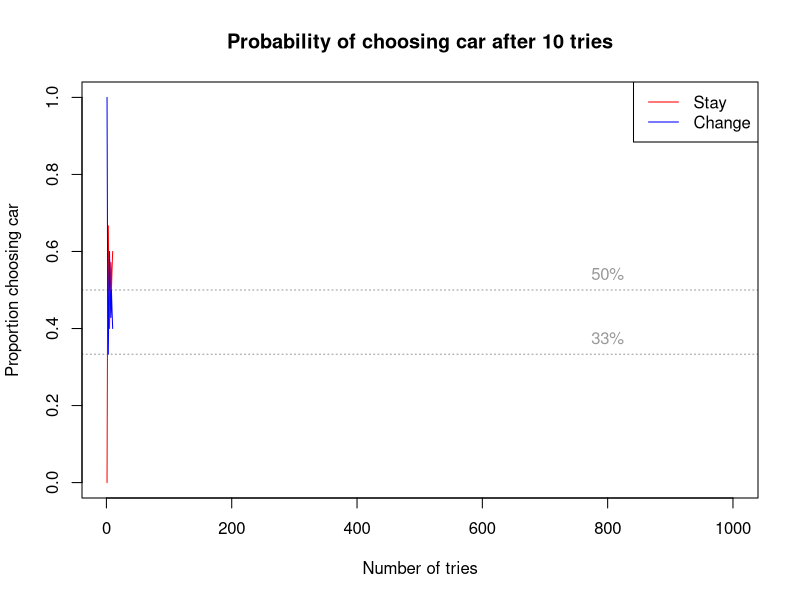
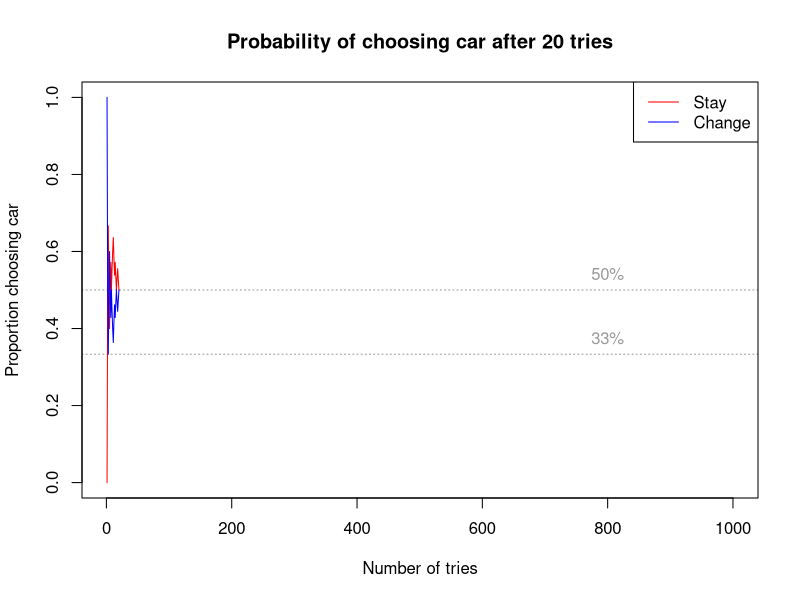
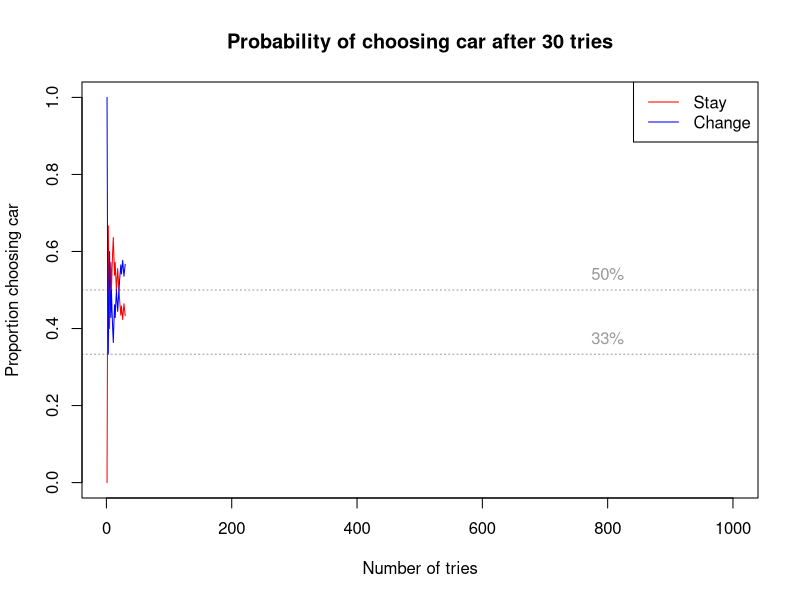
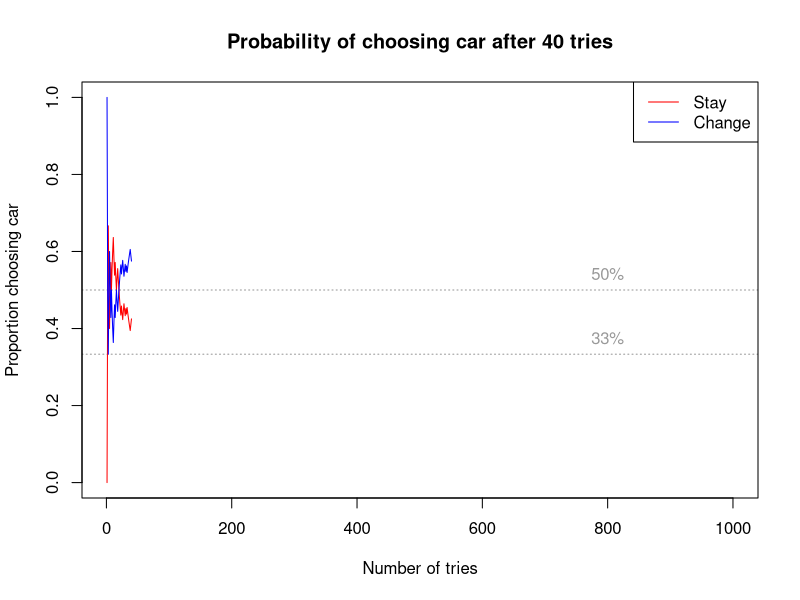
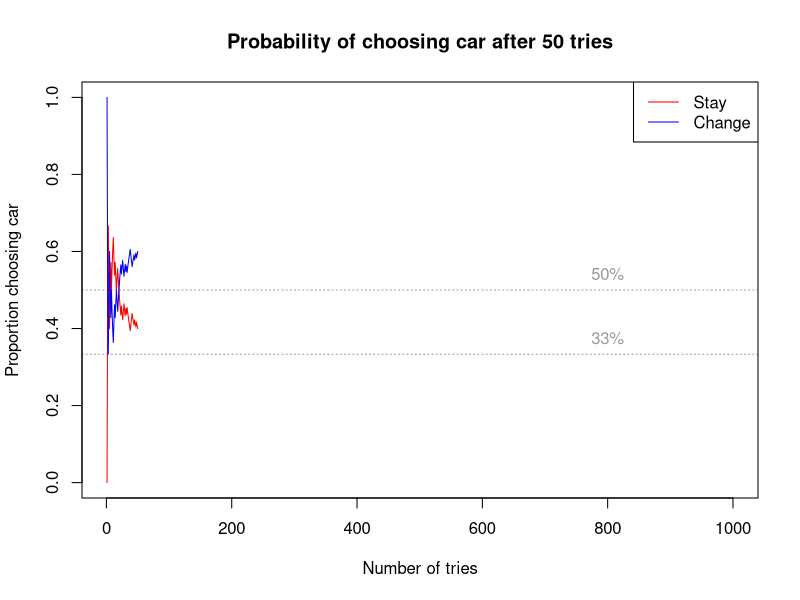
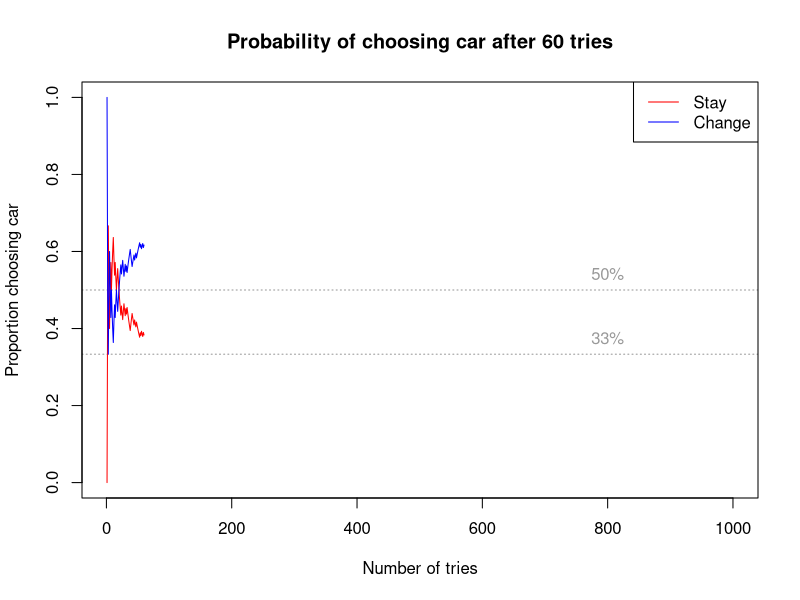
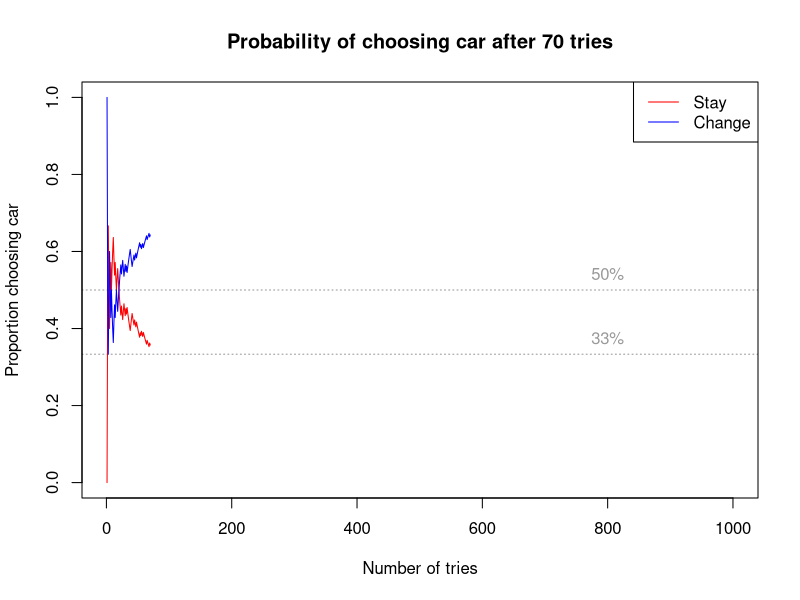
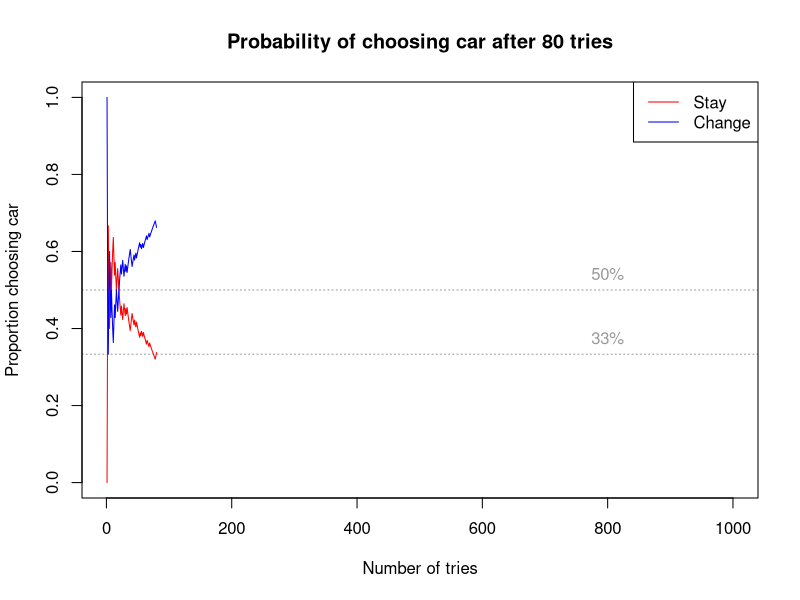

The R source for these figures, in order: (Note: this script raises an error after producing the figures.)
# monty hall problem

monty_hall <- function(stay = TRUE){
  posibs <- c("goat", "goat", "car")
  posibs <- sample(posibs, 3, replace = FALSE)
  doors <- 1:3
  picked <- sample(1:3, 1)
  not_picked <- doors[-picked]
  show <- sample(not_picked, 1)
  while(posibs[show] == "car"){
    show <- sample(not_picked, 1)
  }
  
  if(!stay){
    picked <- not_picked[-show]
  }
  object <- posibs[picked]
  return(object)
}

stays <- rep(NA, 1000)
changes <- rep(NA, 1000)
stay_car <- rep(NA, 1000)
changes_car <- rep(NA, 1000)

cols <- c("red", "blue")

setwd('/home/joebrew/Desktop/temp')

for (i in 1:1000){
  for (j in c("a")){
    set.seed(i * sample(1:10, 1) + 1^2)
    stays[i] <- monty_hall(stay = TRUE)
    changes[i] <- ifelse(stays[i] == "car", "goat", "car")
    
    x <- stays[1:i]
    y <- changes[1:i]
    x <- length(x[which(x == "car")]) / length(x)
    y <- length(y[which(y == "car")]) / length(y)
    
    stay_car[i] <- x
    changes_car[i] <- y
    
    #plotname
    plotname <- as.character(i)
    while(nchar(plotname) < 6){
      plotname <- paste0("0",plotname)
    }
    plotname <- paste0(j, plotname, ".png")
    
    if(i %% 10 == 0){
      png(plotname)
      
      plot(x = c(1,1000),
           y = c(0,1), type = "n",
           xlab = "Number of tries",
           ylab = "Proportion choosing car")
      
      legend(x = "topright",
             col = cols,
             legend = c("Stay", "Change"),
             lty = 1)
      
      abline(h = c(1/3, 0.5),
             col = adjustcolor("black", alpha.f = 0.4),
             lty = 3)
      text (x = 800, y= c(1/3, 0.5),
            pos = 3,
            col = adjustcolor("black", alpha.f = 0.4),
            labels = c("33%", "50%"))
      
      lines(x = 1:i,
            y = stay_car[1:i], col = cols[1])
      lines(x = 1:i,
            y = changes_car[1:i], col = cols[2])
      
      title(main = paste0("Probability of choosing car after ", i, " tries"))
      dev.off()
    }
    #Sys.sleep(0.01)  
    
  }
}
  